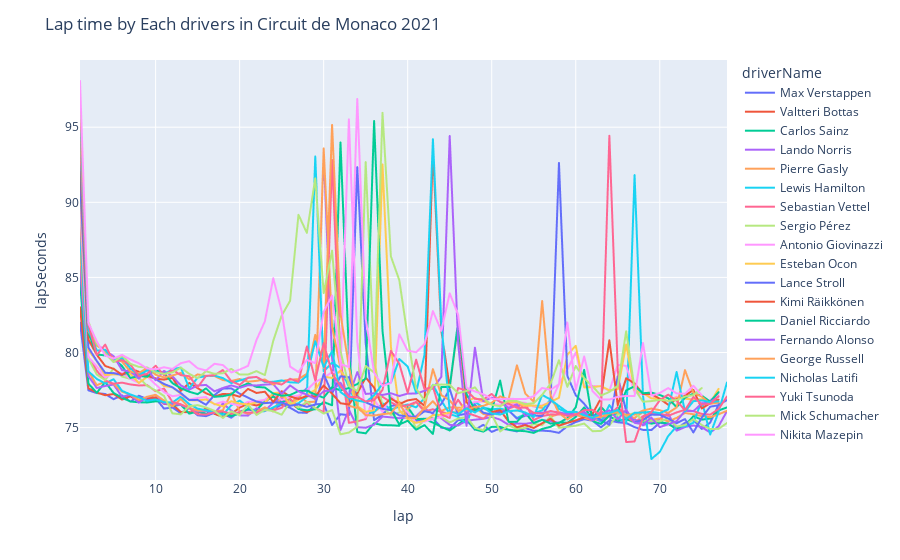

Here is the notebook cell this chart was saved with:
### Code cell
#Creating dataframe with laptime analysis and filtering with year and circuit
df = lapTimesAnalysis[(lapTimesAnalysis['raceYear']==year)&(lapTimesAnalysis['circuitName']==circuitName)&(lapTimesAnalysis['driverName'].isin(driverList))][['raceYear','lap','lapSeconds','driverName','circuitName','constructorName']]

#Labels
fig = px.line(
    data_frame = df,
    x='lap',
    y='lapSeconds',
    color='driverName',
)

fig.update_layout(
    title_text=f'Lap time by Each drivers in {circuitName} {year}',
)

#Showing plot
fig.show()
